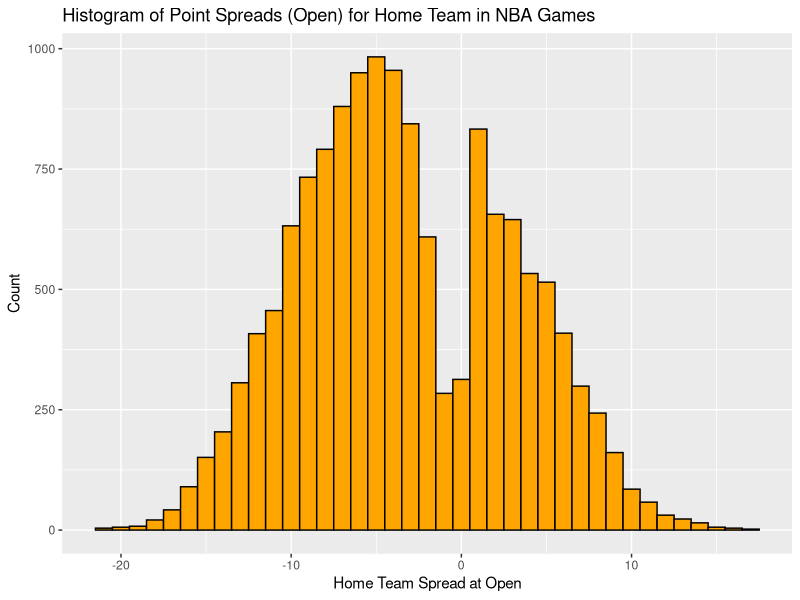
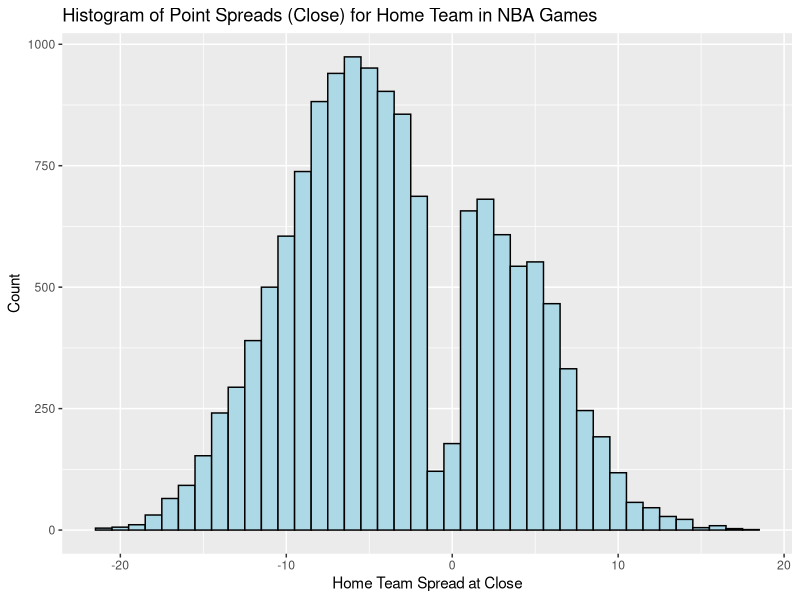
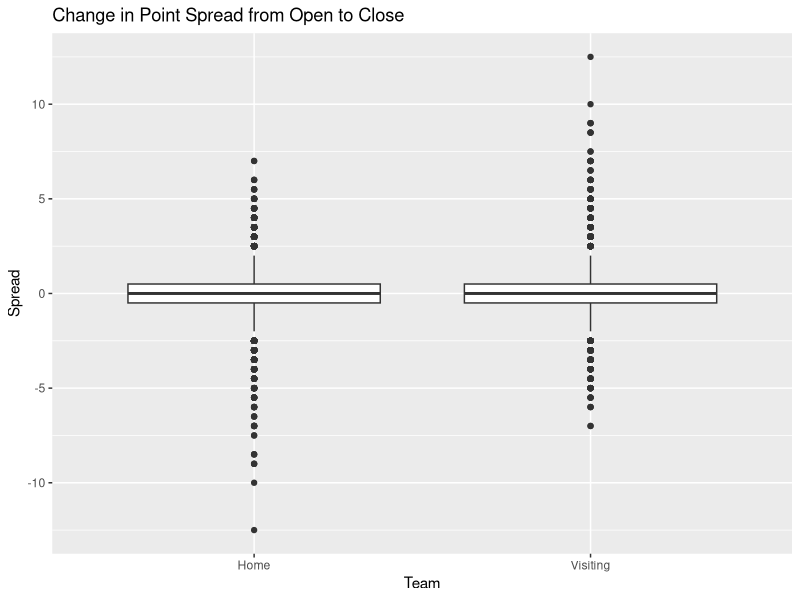
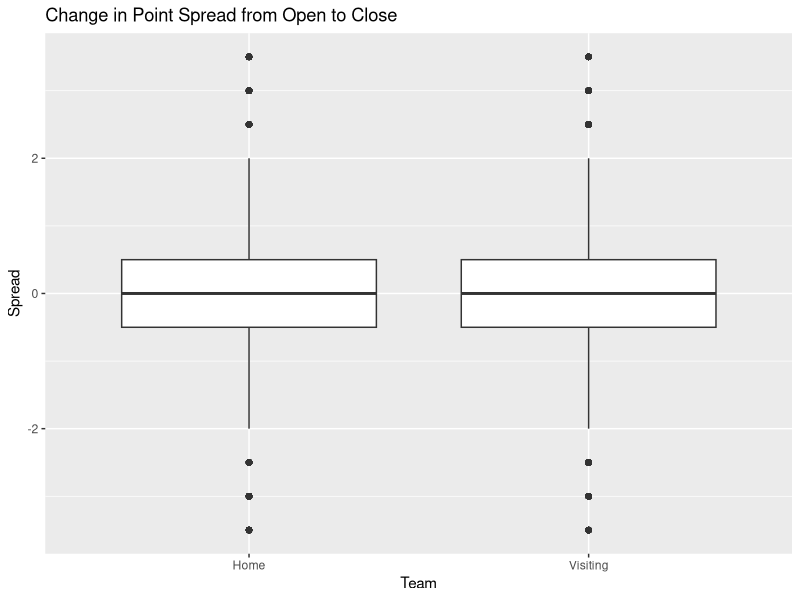
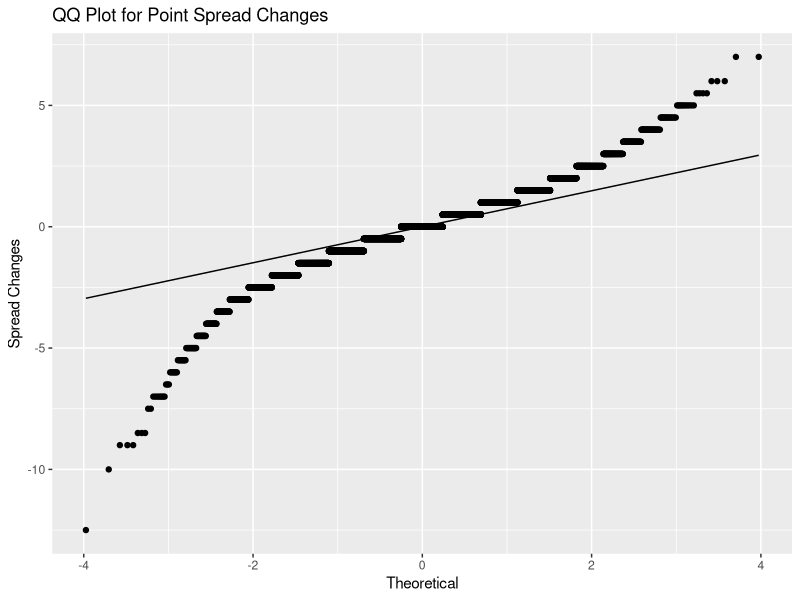
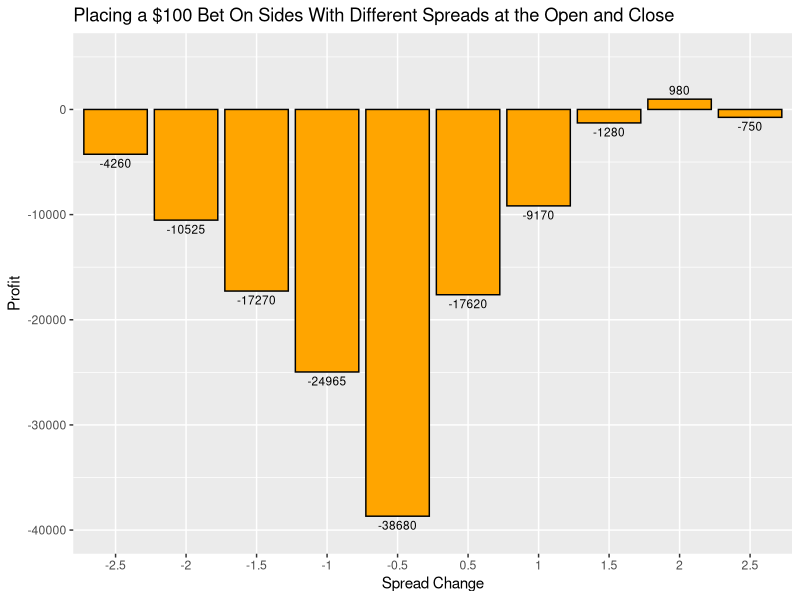

Here is the R script that generated these plots, in order: (Note: this script raises an error after producing the figures.)
## ---- chunk 1
library(ggplot2)
library(reshape2)
library(plyr)
## ---- chunk 2
odds <- read.table('tidy.csv', header=TRUE, sep=',')
## ---- chunk 3
head(odds)
## ---- chunk 4
ggplot(odds, aes(x=HSpreadOpen)) +
  geom_histogram(binwidth=1, fill='orange', color='black') +
  labs(y="Count", x="Home Team Spread at Open", title="Histogram of Point Spreads (Open) for Home Team in NBA Games")
## ---- chunk 5
ggplot(odds, aes(x=HSpreadClose)) +
  geom_histogram(binwidth=1, fill='lightblue', color='black') +
  labs(y="Count", x="Home Team Spread at Close", title="Histogram of Point Spreads (Close) for Home Team in NBA Games")
## ---- chunk 6
odds$VSpreadChange <- odds$VSpreadClose - odds$VSpreadOpen
odds$HSpreadChange <- odds$HSpreadClose - odds$HSpreadOpen
## ---- chunk 7
odds_melt <- melt(odds, id.vars="Index", measure.vars=c("HSpreadChange", "VSpreadChange"))
odds_melt$variable <- revalue(odds_melt$variable, c("HSpreadChange"="Home", "VSpreadChange"="Visiting"))
## ---- chunk 8
ggplot(odds_melt, aes(x=variable, y=value)) +
  geom_boxplot() +
  labs(x="Team", y="Spread", title="Change in Point Spread from Open to Close")
## ---- chunk 9
ggplot(odds_melt, aes(x=variable, y=value)) +
  geom_boxplot() +
  labs(x="Team", y="Spread", title="Change in Point Spread from Open to Close") +
  coord_cartesian(ylim=c(quantile(odds_melt$value, 0.01), quantile(odds_melt$value, 0.99)))
## ---- chunk 10
ggplot(odds, aes(sample=HSpreadChange)) +
  geom_qq() +
  stat_qq_line(distribution=qnorm) +
  labs(title='QQ Plot for Point Spread Changes', x='Theoretical', y='Spread Changes')
## ---- chunk 11
head(odds)
## ---- chunk 12
odds <- odds[c("VF", "HF", "HSpreadClose", "VSpreadClose", "HSpreadChange", "VSpreadChange")]
odds
## ---- chunk 13
spreadChange <- data.frame("Change" = c(-2.5, -2, -1.5, -1, -0.5, 0.5, 1, 1.5, 2, 2.5), "Profit")
for (j in 1:length(spreadChange$Change)){
  odds$Payout <- 0
  if (spreadChange$Change[j] < 0){
    for (i in 1:length(odds$Payout)){
      if (odds$HSpreadChange[i] <= spreadChange$Change[j]) {
        if (odds$HSpreadClose[i] == 0){
          if (odds$HF[i] > odds$VF[i]) {
            odds$Payout[i] <- 95
          } else {
            odds$Payout[i] <- -100
          }
        } else {
          if (odds$VF[i] - odds$HF[i] < odds$HSpreadClose[i]) {
            odds$Payout[i] <- 95
          } else if (odds$VF[i] - odds$HF[i] > odds$HSpreadClose[i]) {
            odds$Payout[i] <- -100
          }
        }
      }
      
      if (odds$VSpreadChange[i] <= spreadChange$Change[j]) {
        if (odds$VSpreadClose[i] == 0) {
          if (odds$VF[i] > odds$HF[i]) {
            odds$Payout[i] <- 95
          } else {
            odds$Payout[i] <- -100
          }
        } else {
          if (odds$HF[i] - odds$VF[i] < odds$VSpreadClose[i]){
            odds$Payout[i] <- 95
          } else if (odds$HF[i] - odds$VF[i] > odds$VSpreadClose[i]) {
            odds$Payout[i] <- -100
          }
        }
      }
    }
    spreadChange$Profit[j] <- sum(odds$Payout)
  } else if (spreadChange$Change[j] > 0){
    for (i in 1:length(odds$Payout)){
      if (odds$HSpreadChange[i] >= spreadChange$Change[j]) {
        if (odds$HSpreadClose[i] == 0){
          if (odds$HF[i] > odds$VF[i]) {
            odds$Payout[i] <- 95
          } else {
            odds$Payout[i] <- -100
          }
        } else {
          if (odds$VF[i] - odds$HF[i] < odds$HSpreadClose[i]) {
            odds$Payout[i] <- 95
          } else if (odds$VF[i] - odds$HF[i] > odds$HSpreadClose[i]) {
            odds$Payout[i] <- -100
          }
        }
      }
      
      if (odds$VSpreadChange[i] >= spreadChange$Change[j]) {
        if (odds$VSpreadClose[i] == 0) {
          if (odds$VF[i] > odds$HF[i]) {
            odds$Payout[i] <- 95
          } else {
            odds$Payout[i] <- -100
          }
        } else {
          if (odds$HF[i] - odds$VF[i] < odds$VSpreadClose[i]){
            odds$Payout[i] <- 95
          } else if (odds$HF[i] - odds$VF[i] > odds$VSpreadClose[i]) {
            odds$Payout[i] <- -100
          }
        }
      }
    }
    spreadChange$Profit[j] <- sum(odds$Payout)
  }
}
## ---- chunk 14
spreadChange$Change <- as.factor(spreadChange$Change)
ggplot(spreadChange, aes(x=Change, y=Profit)) +
  geom_bar(stat='identity', fill='orange', color='black') +
  geom_text(aes(label = paste(Profit), vjust = ifelse(Profit >= 0, -0.5, 1.5)), size=3) +
  scale_y_continuous(limits = c(-40000,5000)) +
  labs(x="Spread Change", title="Placing a $100 Bet On Sides With Different Spreads at the Open and Close") 
## ---- chunk 15
# Simulates betting
df$Profit = 0
for (i in 2:length(df$Profit)){
  if (df$VMoney[i] > 35 && df$VMoney[i] < 45) {
    if (df$VResult[i] == TRUE) {
      df$Profit[i] <- df$Profit[i - 1] + (((100 - df$VMoney[i])/(df$VMoney[i]))*100)
    }
    else {
      df$Profit[i] <- df$Profit[i - 1] - 100
    }
  }
  else{
    df$Profit[i] <- df$Profit[i - 1]
  }
}
ggplot(df, aes(y = Profit, x = Date, col = "Profit")) +
    geom_line(lwd = 0.1) +
    geom_ribbon(aes(x = Date, ymax = Profit), ymin = 0, alpha=0.3,
                fill = "darkgreen", color = "darkgreen") +
    geom_hline(aes(yintercept = max(Profit), colour = "High"),
               alpha = 0.8, lwd = 1, linetype="dotdash") +
    geom_hline(aes(yintercept = min(Profit), colour = "Low"),
               alpha = 0.8, lwd = 1, linetype="dotdash") +
    geom_hline(aes(yintercept = Profit[14186], colour = "Finish"),
               alpha = 0.8, lwd = 1, linetype="dotdash") +
    ggtitle("Profit Over Time by Betting on Visiting Team with Win Odds Between 35-45%") +
    #scale_x_date(limits = as.Date(c('2018-01-01','2019-01-01'))) +
    scale_color_manual(values = c('Profit' = 'darkgreen', "Low" = "red",
                                  "High" = "blue", "Finish" = "black")) +
    theme_bw() +
    labs(x = "Date", y = "Running Profit", color = "Legend:")
